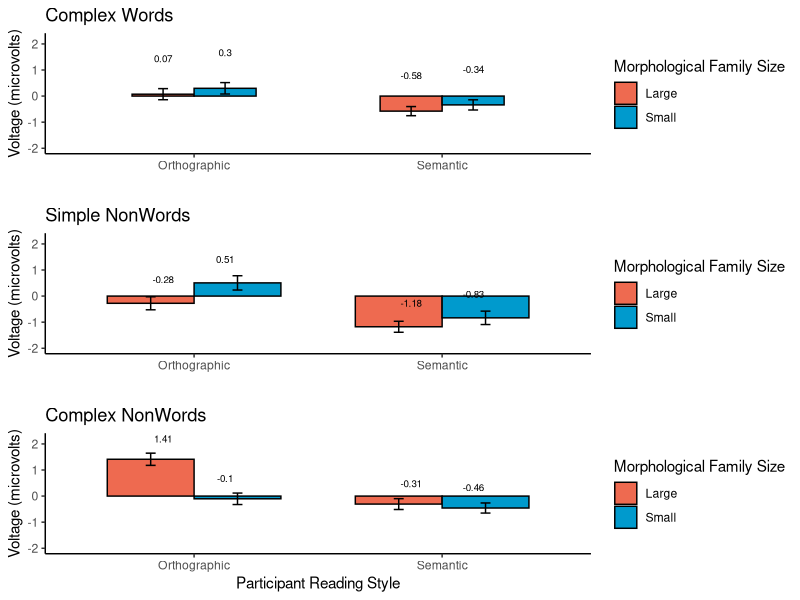

Reproduce this figure in R.
## ---- chunk 1
knitr::opts_chunk$set(echo = TRUE,  message=FALSE, comment = "")
## ---- chunk 2
library(readr)
library(psych)
library(dplyr)
library(tidyr)
library(ggplot2)
## ---- chunk 3
sv_202303.na <- read_csv("m21_spell_vocab_raw_z_pca.csv", show_col_types = FALSE)
n250 <- read_csv("S101-177_n250.csv", show_col_types = FALSE)
n250 <- inner_join(sv_202303.na,n250, by = "SubjID")  #join subject PCA data
## ---- chunk 4
write_csv(n250, "202303_sv_n250_rmna.csv")
## ---- chunk 5
sites = c(3,2, 25, 7, 20, 21, 12, 11, 16)
n250_9 <- dplyr::filter(n250, chindex %in% sites)

## ---- chunk 6
n250_9 <- dplyr::mutate(n250_9,
                        anteriority = case_when(grepl("F", chlabel) ~ "Frontal",
                                                grepl("C", chlabel) ~ "Central",
                                                grepl("P", chlabel) ~ "Parietal"))

n250_9 <- dplyr::mutate(n250_9,
                        laterality = case_when(grepl("3", chlabel) ~ "Left",
                                               grepl("z", chlabel) ~ "Midline",
                                               grepl("Z", chlabel) ~ "Midline",
                                               grepl("4", chlabel) ~ "Right"))



n250_9 <- dplyr::mutate(n250_9,
                        fam_size = case_when(grepl("small", binlabel) ~ "Small",
                                             grepl("large", binlabel) ~ "Large"))
## ---- chunk 7
n250_9b <- dplyr::select(n250_9, 
                             SubjID, 
                             lang_type, 
                             anteriority, 
                             laterality, 
                             fam_size,
                             value,
                             chlabel,
                             binlabel)
## ---- chunk 8
n250_words <- dplyr::filter(n250_9b, grepl("Critical_word",binlabel))
n250_nwsmpl <- dplyr::filter(n250_9b, grepl("simple",binlabel))
n250_nwcplx <- dplyr::filter(n250_9b, grepl("complex",binlabel))
## ---- chunk 9

#Define standard error of the mean function

sem <- function(x) sd(x)/sqrt(length(x))

(cw.cond.means <- n250_words |> 
   group_by(fam_size, lang_type) |> 
   summarise(mean = mean(value), 
             se = sem(value),
             num_stim = n()))


(nw_smp.cond.means <- n250_nwsmpl |> 
    group_by(fam_size, lang_type) |> 
    summarise(mean = mean(value), 
              se = sem(value),
              num_stim = n()))

(nw_cpx.cond.means <- n250_nwcplx |> 
    group_by(fam_size, lang_type) |> 
    summarise(mean = mean(value), 
              se = sem(value),
              num_stim = n()))
## ---- chunk 10
library(gridExtra)
p1 <-  cw.cond.means |> ggplot(aes(x=lang_type, 
                                   y=mean, 
                                   fill = fam_size, 
                                   ymin = mean - se, 
                                   ymax = mean + se)) +
  coord_cartesian(xlim = NULL, 
                  ylim = c(-2, 2.2), 
                  expand = TRUE, 
                  default = FALSE,
                  clip = "on") +
  geom_col(position = "dodge", width = 0.5, color = "black")  +
  ylab("Voltage (microvolts)")  +  
  xlab("")  + 
  ggtitle("Complex Words") +
  scale_fill_manual(values = c("coral2", "deepskyblue3"))+ 
  geom_errorbar(width = .08, position = position_dodge(0.5)) + 
  theme_classic() + 
   geom_text(aes(label = round(mean, digits = 2)),
             colour = "black", 
             size = 2.5, 
             vjust = -4, 
             position = position_dodge(.5))+
  guides(fill=guide_legend(title="Morphological Family Size"))

p2 <-  nw_smp.cond.means |> ggplot(aes(x=lang_type, 
                                       y=mean, fill = fam_size, 
                                       ymin = mean - se, 
                                       ymax = mean + se)) +
  coord_cartesian(xlim = NULL, 
                  ylim = c(-2, 2.2), 
                  expand = TRUE, 
                  default = FALSE,
                  clip = "on") +
  geom_col(position = "dodge", width = .7, color = "black")  +
  xlab("")  + 
  ylab("Voltage (microvolts)")  +  
  ggtitle("Simple NonWords") +
  scale_fill_manual(values = c("coral2", "deepskyblue3"))+ 
  geom_errorbar(width = .08, position = position_dodge(0.7)) + 
  theme_classic() + 
   geom_text(aes(label = round(mean, digits = 2)),
             colour = "black", 
             size = 2.5, 
             vjust = -2.5, 
             position = position_dodge(.5)) +
  guides(fill=guide_legend(title="Morphological Family Size"))

p3 <-  nw_cpx.cond.means |> ggplot(aes(x=lang_type, 
                                       y=mean, 
                                       fill = fam_size, 
                                       ymin = mean - se, 
                                       ymax = mean + se)) +
  coord_cartesian(xlim = NULL, 
                  ylim = c(-2, 2.2), 
                  expand = TRUE, 
                  default = FALSE,
                  clip = "on") +
  geom_col(position = "dodge", width = .7, color = "black")  +
  xlab("Participant Reading Style")  + 
  ylab("Voltage (microvolts)")  +  
  ggtitle("Complex NonWords") +
  scale_fill_manual(values = c("coral2", "deepskyblue3"))+ 
  geom_errorbar(width = .08, position = position_dodge(0.7)) + 
  theme_classic() + 
   geom_text(aes(label = round(mean, digits = 2)),
             colour = "black", 
             size = 2.5, 
             vjust = -2.1,  
             position = position_dodge(.5)) +
  guides(fill=guide_legend(title="Morphological Family Size"))

grid.arrange(p1, p2, p3)
## ---- chunk 11
library(lme4)
## ---- chunk 12
cw_null.model = lmer(value ~ 1 + (1|SubjID) , 
                     data= n250_words, REML=FALSE)
summary(cw_null.model)

# Main effects models with random intercepts
cw_main.model = lmer(value ~ lang_type + fam_size + (1 + fam_size|SubjID) ,
                     data= n250_words, REML=FALSE)
summary(cw_main.model)

# Interaction effects models with random intercepts
cw_inter.model = lmer(value ~ lang_type * fam_size + (1 + fam_size|SubjID) ,
                      data= n250_words, REML=FALSE)
summary(cw_inter.model)

anova(cw_null.model,cw_main.model)
anova(cw_main.model,cw_inter.model)

## ---- chunk 13
nw.smpl_null.model = lmer(value ~ 1 + (1|SubjID) , 
                          data= n250_nwsmpl, REML=FALSE)
summary(nw.smpl_null.model)

# Main effects models with random intercepts
nw.smpl_main.model = lmer(value ~ lang_type + fam_size + (1 + fam_size|SubjID) ,
                          data= n250_nwsmpl, REML=FALSE)
summary(nw.smpl_main.model)

# Interaction effects models with random intercepts
nw.smpl_inter.model = lmer(value ~ lang_type * fam_size + (1 + fam_size|SubjID) ,
                           data= n250_nwsmpl, REML=FALSE)
summary(nw.smpl_inter.model)

anova(nw.smpl_null.model,nw.smpl_main.model)
anova(nw.smpl_main.model,nw.smpl_inter.model)
## ---- chunk 14

nw.cplx_null.model = lmer(value ~ 1 + (1|SubjID) ,
                          data= n250_nwcplx, REML=FALSE)
summary(nw.cplx_null.model)

# Main effects models with random intercepts
nw.cplx_main.model = lmer(value ~ lang_type + fam_size + (1 + fam_size|SubjID) , 
                          data= n250_nwcplx, REML=FALSE)
summary(nw.cplx_main.model)

# Interaction effects models with random intercepts
nw.cplx_inter.model = lmer(value ~ lang_type * fam_size  + (1 + fam_size|SubjID),
                           data= n250_nwcplx, REML=FALSE)
summary(nw.cplx_inter.model)

anova(nw.cplx_null.model,nw.cplx_main.model)
anova(nw.cplx_main.model,nw.cplx_inter.model)

## ---- chunk 15
anova(cw_null.model,cw_main.model)
anova(cw_main.model,cw_inter.model)

anova(nw.smpl_null.model,nw.smpl_main.model)
anova(nw.smpl_main.model,nw.smpl_inter.model)

anova(nw.cplx_null.model,nw.cplx_main.model)
anova(nw.cplx_main.model,nw.cplx_inter.model)
## ---- chunk 16
# COMPLEX WORDS

cw_null.model = lmer(value ~ 1 + (1|SubjID) , 
                     data= n250_words, REML=FALSE)
summary(cw_null.model)

# Main effects models with random intercepts
cw_main.model = lmer(value ~ lang_type + (1 |SubjID) ,
                     data= n250_words, REML=FALSE)
summary(cw_main.model)
anova(cw_null.model,cw_main.model)
## ---- chunk 17
# COMPLEX WORDS

cw_null.model = lmer(value ~ 1 + (1|SubjID) , 
                     data= n250_words, REML=FALSE)
summary(cw_null.model)

# Main effects models with random intercepts
cw_main.model = lmer(value ~ fam_size + (1 |SubjID) ,
                     data= n250_words, REML=FALSE)
summary(cw_main.model)
anova(cw_null.model,cw_main.model)
